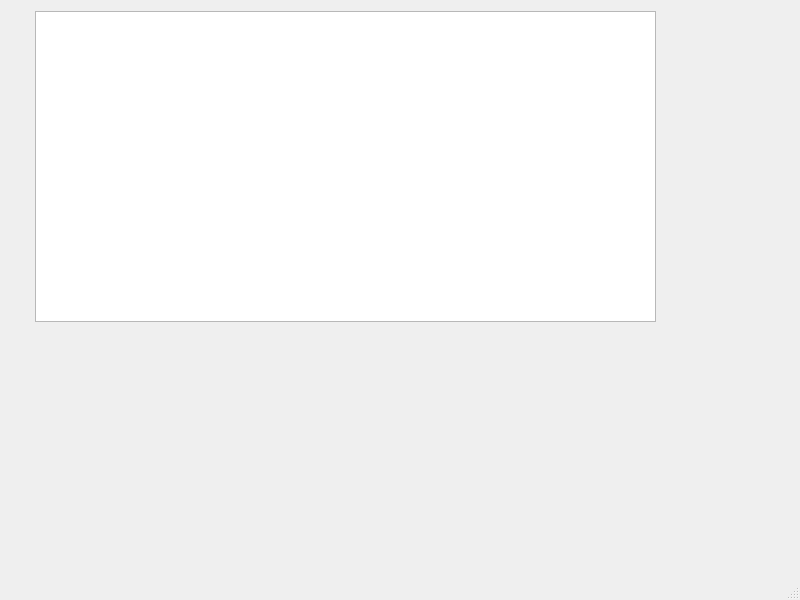
<?xml version="1.0" encoding="UTF-8"?>
<ui version="4.0">
 <class>listcar</class>
 <widget class="QMainWindow" name="listcar">
  <property name="geometry">
   <rect>
    <x>0</x>
    <y>0</y>
    <width>800</width>
    <height>600</height>
   </rect>
  </property>
  <property name="windowTitle">
   <string>MainWindow</string>
  </property>
  <widget class="QWidget" name="centralwidget">
   <widget class="QListView" name="listView">
    <property name="geometry">
     <rect>
      <x>35</x>
      <y>11</y>
      <width>621</width>
      <height>311</height>
     </rect>
    </property>
    <property name="styleSheet">
     <string notr="true">QListView {
    show-decoration-selected: 1; /* make the selection span the entire width of the view */
}

QListView::item:alternate {
    background: #EEEEEE;
}

QListView::item:selected {
    border: 1px solid #6a6ea9;
}

QListView::item:selected:!active {
    background: qlineargradient(x1: 0, y1: 0, x2: 0, y2: 1,
                                stop: 0 #ABAFE5, stop: 1 #8588B2);
}

QListView::item:selected:active {
    background: qlineargradient(x1: 0, y1: 0, x2: 0, y2: 1,
                                stop: 0 #6a6ea9, stop: 1 #888dd9);
}

QListView::item:hover {
    background: qlineargradient(x1: 0, y1: 0, x2: 0, y2: 1,
                                stop: 0 #FAFBFE, stop: 1 #DCDEF1);
}</string>
    </property>
   </widget>
  </widget>
  <widget class="QMenuBar" name="menubar">
   <property name="geometry">
    <rect>
     <x>0</x>
     <y>0</y>
     <width>800</width>
     <height>18</height>
    </rect>
   </property>
  </widget>
  <widget class="QStatusBar" name="statusbar"/>
 </widget>
 <resources/>
 <connections/>
</ui>
